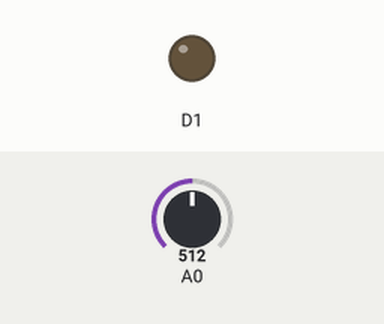
A sketch run on a simulated ESP8266 (NodeMCU). Parts: output pins drawn as LEDs (lit = HIGH). Dashed ring = blinking. The test bench sets the inputs (shaded band); at power-on: A0 = 512. What the sketch prints to the serial monitor is not drawn.

Above: at 1.2 s.
1.3 s: A0 set to 783
2.8 s: A0 set to 815
At 3.2 s:
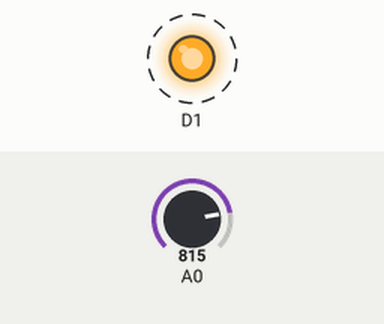
5.8 s: A0 set to 790
At 6.8 s:
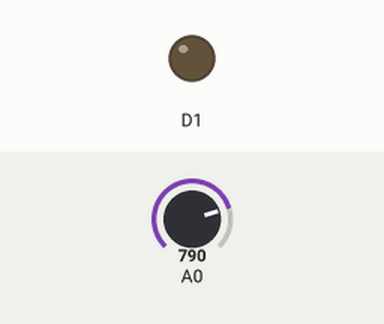
7.3 s: A0 set to 810
At 7.7 s:
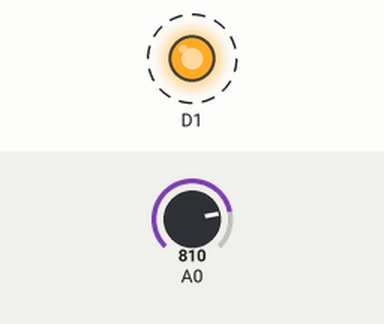
Timing chart, 0 to 11.3 s (numbered marks = the images above; inputs shaded):
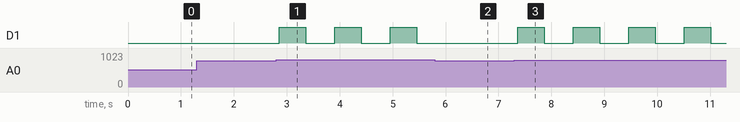

Measured:
- the behaviour switches between 800 and 801 on A0 (found by bisection; images 0 and 1)
- after the input at 1.3 s, every drawn part: stays the same
- after the input at 2.8 s, D1: alternates HIGH for 0.50 s and LOW for 0.55 s, starting after 0.06 s
- after the input at 5.8 s, D1: stays LOW (without the input it goes to HIGH after 0.21 s)
- after the input at 7.3 s, D1: alternates HIGH for 0.50 s and LOW for 0.55 s, starting after 0.06 s

The sketch:

Wi-fi.ino
```cpp
void setup() {
  pinMode(D1, OUTPUT);
  pinMode(A0, INPUT);
  Serial.begin(9600);

}

void loop() {
  Serial.println(A0);
  int value = analogRead(A0);
  delay(50);
  if(value>800)
  {
    digitalWrite(D1, HIGH);
    delay(500);
    digitalWrite(D1, LOW);
    delay(500);
  }
  else{
    digitalWrite(D1,LOW);
  }

}
```
